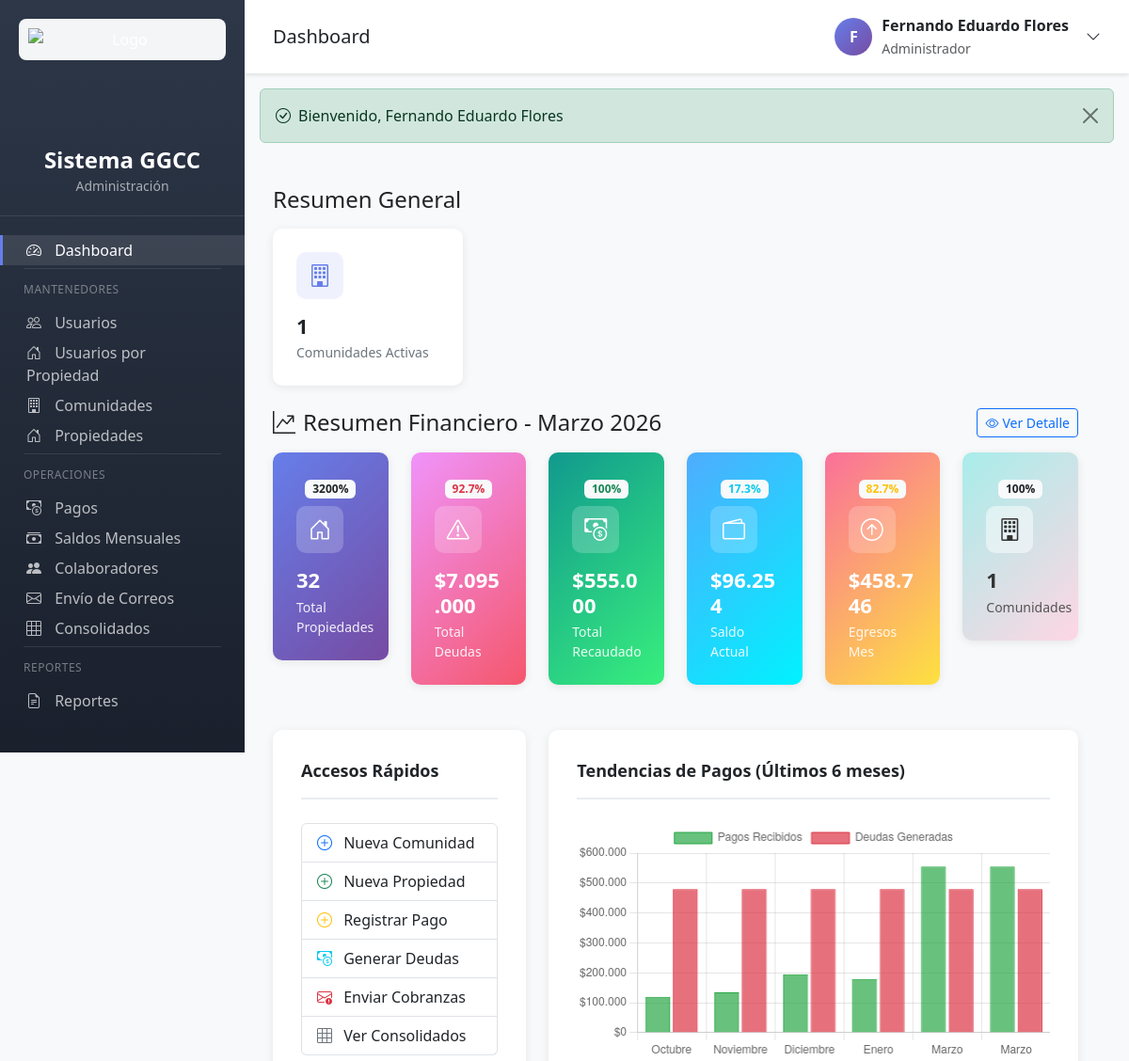
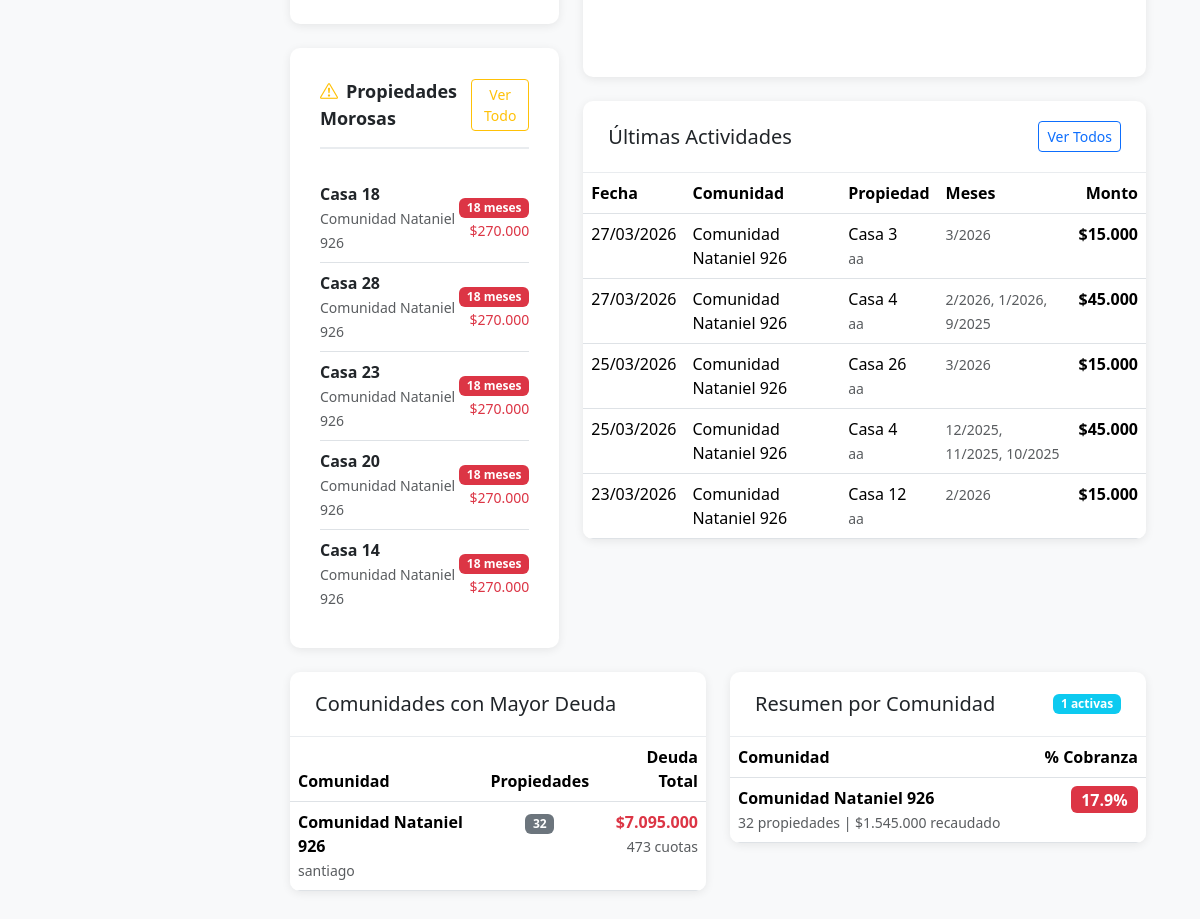
The app's page /index.php (signed in) with its own data (2 pictures, top to bottom).
### tables this page shows
CREATE TABLE `propiedades` (
  `id` int(11) NOT NULL AUTO_INCREMENT,
  `comunidad_id` int(11) NOT NULL,
  `nombre` varchar(100) NOT NULL,
  `tipo` enum('Casa','Departamento','Parcela') NOT NULL,
  `precio_gastos_comunes` decimal(10,2) NOT NULL DEFAULT 0.00,
  `nombre_dueno` varchar(100) NOT NULL,
  `email_dueno` varchar(100) NOT NULL,
  `whatsapp_dueno` varchar(20) DEFAULT NULL,
  `nombre_agente` varchar(100) DEFAULT NULL,
  `email_agente` varchar(100) DEFAULT NULL,
  `whatsapp_agente` varchar(20) DEFAULT NULL,
  `saldo` decimal(10,2) DEFAULT 0.00,
  `activo` tinyint(1) DEFAULT 1,
  `created_at` timestamp NOT NULL DEFAULT current_timestamp(),
  `updated_at` timestamp NOT NULL DEFAULT current_timestamp() ON UPDATE current_timestamp(),
  PRIMARY KEY (`id`),
  KEY `idx_comunidad` (`comunidad_id`),
  KEY `idx_tipo` (`tipo`),
  KEY `idx_activo` (`activo`),
  KEY `idx_email_dueno` (`email_dueno`),
  CONSTRAINT `propiedades_ibfk_1` FOREIGN KEY (`comunidad_id`) REFERENCES `comunidades` (`id`) ON DELETE CASCADE
);

CREATE TABLE `comunidades` (
  `id` int(11) NOT NULL AUTO_INCREMENT,
  `nombre` varchar(150) NOT NULL,
  `direccion` text NOT NULL,
  `pais` varchar(50) DEFAULT 'Chile',
  `region` varchar(100) NOT NULL,
  `comuna` varchar(100) NOT NULL,
  `nombre_presidente` varchar(100) NOT NULL,
  `whatsapp_presidente` varchar(20) DEFAULT NULL,
  `email_presidente` varchar(100) DEFAULT NULL,
  `activo` tinyint(1) DEFAULT 1,
  `created_at` timestamp NOT NULL DEFAULT current_timestamp(),
  `updated_at` timestamp NOT NULL DEFAULT current_timestamp() ON UPDATE current_timestamp(),
  PRIMARY KEY (`id`),
  KEY `idx_nombre` (`nombre`),
  KEY `idx_activo` (`activo`),
  KEY `idx_comuna` (`comuna`)
);

CREATE TABLE `pagos` (
  `id` int(11) NOT NULL AUTO_INCREMENT,
  `propiedad_id` int(11) NOT NULL,
  `fecha` date NOT NULL,
  `monto` decimal(10,2) NOT NULL,
  `observaciones` text DEFAULT NULL,
  `saldo_utilizado` decimal(10,2) DEFAULT 0.00,
  `recibo_generado` tinyint(1) DEFAULT 0,
  `recibo_path` varchar(255) DEFAULT NULL,
  `created_at` timestamp NOT NULL DEFAULT current_timestamp(),
  `updated_at` timestamp NOT NULL DEFAULT current_timestamp() ON UPDATE current_timestamp(),
  PRIMARY KEY (`id`),
  KEY `idx_propiedad` (`propiedad_id`),
  KEY `idx_fecha` (`fecha`),
  KEY `idx_created_at` (`created_at`),
  CONSTRAINT `pagos_ibfk_1` FOREIGN KEY (`propiedad_id`) REFERENCES `propiedades` (`id`) ON DELETE CASCADE
);

### app/views/dashboard/index.php (the view, shortened to what the rows shown need)
<?php
require_once __DIR__ . '/../partials/header.php';
?>
<div class="row mb-4">
<?php if (getUserRole() !== 'propietario'): ?>
<div class="row">
    <div class="col-md-4 mb-4">
        <div class="form-section mt-4">
            <?php if (empty($propiedadesMorosas)): ?>
                <div class="text-center text-muted py-3">
                    <i class="bi bi-check-circle display-6 text-success"></i>
                    <p class="mb-0 mt-2">No hay propiedades morosas</p>
                </div>
            <?php else: ?>
                <div class="list-group list-group-flush">
                    <?php foreach (array_slice($propiedadesMorosas, 0, 5) as $morosa): ?>
                        <div class="list-group-item px-0">
                            <div class="d-flex justify-content-between align-items-center">
                                <div>
                                    <strong><?= e($morosa['propiedad_nombre']) ?></strong><br>
                                    <small class="text-muted"><?= e($morosa['comunidad_nombre']) ?></small>
                                </div>
                                <div class="text-end">
                                    <span class="badge bg-danger"><?= $morosa['meses_adeudados'] ?> meses</span><br>
                                    <small class="text-danger"><?= formatMoney((float)$morosa['total_adeudado']) ?></small>
                                </div>
                            </div>
                        </div>
                    <?php endforeach; ?>
                </div>
            <?php endif; ?>
        </div>
    </div>
    <div class="col-md-8 mb-4">
        <div class="table-container">
            <div class="table-body">
                <table class="table table-hover mb-0">
                    <thead>
                        <tr>
                            <th>Fecha</th>
                            <th>Comunidad</th>
                            <th>Propiedad</th>
                            <th>Meses</th>
                            <th class="text-end">Monto</th>
                        </tr>
                    </thead>
                    <tbody>
                        <?php if (empty($ultimasActividades)): ?>
                            <tr>
                                <td colspan="5" class="text-center text-muted py-4">
                                    No hay actividades recientes
                                </td>
                            </tr>
                        <?php else: ?>
                            <?php foreach ($ultimasActividades as $actividad): ?>
                                <tr>
                                    <td><?= formatDate($actividad['fecha']) ?></td>
                                    <td><?= e($actividad['comunidad_nombre']) ?></td>
                                    <td>
                                        <?= e($actividad['propiedad_nombre']) ?><br>
                                        <small class="text-muted"><?= e($actividad['nombre_dueno']) ?></small>
                                    </td>
                                    <td>
                                        <small class="text-muted">
                                            <?= $actividad['meses_pagados'] ? str_replace('-', '/', $actividad['meses_pagados']) : 'N/A' ?>
                                        </small>
                                    </td>
                                    <td class="text-end fw-bold"><?= formatMoney((float)$actividad['monto']) ?></td>
                                </tr>
                            <?php endforeach; ?>
                        <?php endif; ?>
                    </tbody>
                </table>
            </div>
        </div>
    </div>
</div>
<?php endif; ?>
<?php if (getUserRole() !== 'propietario'): ?>
<div class="row">
    <div class="col-md-6 mb-4">
        <div class="table-container">
            <div class="table-body">
                <table class="table table-hover mb-0">
                    <thead>
                        <tr>
                            <th>Comunidad</th>
                            <th class="text-center">Propiedades</th>
                            <th class="text-end">Deuda Total</th>
                        </tr>
                    </thead>
                    <tbody>
                        <?php if (empty($comunidadesDeuda)): ?>
                            <tr>
                                <td colspan="3" class="text-center text-muted py-4">
                                    No hay deudas pendientes
                                </td>
                            </tr>
                        <?php else: ?>
                            <?php foreach ($comunidadesDeuda as $comunidad): ?>
                                <tr>
                                    <td>
                                        <strong><?= e($comunidad['nombre']) ?></strong><br>
                                        <small class="text-muted"><?= e($comunidad['comuna']) ?></small>
                                    </td>
                                    <td class="text-center">
                                        <span class="badge bg-secondary"><?= $comunidad['total_propiedades'] ?></span>
                                    </td>
                                    <td class="text-end">
                                        <span class="text-danger fw-bold"><?= formatMoney((float)$comunidad['total_deuda']) ?></span><br>
                                        <small class="text-muted"><?= $comunidad['deudas_pendientes'] ?> cuotas</small>
                                    </td>
                                </tr>
                            <?php endforeach; ?>
                        <?php endif; ?>
                    </tbody>
                </table>
            </div>
        </div>
    </div>
    <div class="col-md-6 mb-4">
        <div class="table-container">
            <div class="table-body" style="max-height: 400px; overflow-y: auto;">
                <table class="table table-hover mb-0">
                    <thead>
                        <tr>
                            <th>Comunidad</th>
                            <th class="text-end">% Cobranza</th>
                        </tr>
                    </thead>
                    <tbody>
                        <?php if (empty($resumenComunidades)): ?>
                            <tr>
                                <td colspan="2" class="text-center text-muted py-4">
                                    No hay comunidades registradas
                                </td>
                            </tr>
                        <?php else: ?>
                            <?php foreach (array_slice($resumenComunidades, 0, 10) as $resumen): ?>
                                <tr>
                                    <td>
                                        <strong><?= e($resumen['nombre']) ?></strong><br>
                                        <small class="text-muted">
                                            <?= $resumen['total_propiedades'] ?> propiedades |
                                            <?= formatMoney((float)$resumen['total_pagado']) ?> recaudado
                                        </small>
                                    </td>
                                    <td class="text-end">
                                        <?php
                                        $porcentaje = (float)($resumen['porcentaje_cobranza'] ?? 0);
                                        $badgeClass = $porcentaje >= 80 ? 'success' : ($porcentaje >= 50 ? 'warning' : 'danger');
                                        ?>
                                        <span class="badge bg-<?= $badgeClass ?> fs-6"><?= number_format($porcentaje, 1) ?>%</span>
                                    </td>
                                </tr>
                            <?php endforeach; ?>
                        <?php endif; ?>
                    </tbody>
                </table>
            </div>
        </div>
    </div>
</div>
<?php endif; ?>
<script>
document.addEventListener('DOMContentLoaded', function() {
    const ctx = document.getElementById('tendenciasChart').getContext('2d');
    new Chart(ctx, {
        type: 'bar',
        data: {
            labels: <?= json_encode($labelsGrafico) ?>,
            datasets: [
                {
                    label: 'Pagos Recibidos',
                    data: <?= json_encode($datosPagos) ?>,
                    backgroundColor: 'rgba(40, 167, 69, 0.7)',
                    borderColor: 'rgba(40, 167, 69, 1)',
                    borderWidth: 1
                },
                {
                    label: 'Deudas Generadas',
                    data: <?= json_encode($datosDeudas) ?>,
                    backgroundColor: 'rgba(220, 53, 69, 0.7)',
                    borderColor: 'rgba(220, 53, 69, 1)',
                    borderWidth: 1
                }
            ]
        },
        options: {
            responsive: true,
            maintainAspectRatio: true,
            aspectRatio: 2,
            scales: {
                y: {
                    beginAtZero: true,
                    ticks: {
                        callback: function(value) {
                            return '$' + value.toLocaleString('es-CL');
                        }
                    }
                }
            },
            plugins: {
                legend: {
                    position: 'top',
                },
                tooltip: {
                    callbacks: {
                        label: function(context) {
                            return context.dataset.label + ': $' + context.raw.toLocaleString('es-CL');
                        }
                    }
                }
            }
        }
    });
});
</script>
<?php require_once __DIR__ . '/../partials/footer.php'; ?>

### records on screen
propiedades: nombre "Casa 18", comunidad.nombre "Comunidad Nataniel 926", meses_adeudados "18", total_adeudado "$270.000"
propiedades: nombre "Casa 28", comunidad.nombre "Comunidad Nataniel 926", meses_adeudados "18", total_adeudado "$270.000"
propiedades: nombre "Casa 23", comunidad.nombre "Comunidad Nataniel 926", meses_adeudados "18", total_adeudado "$270.000"
propiedades: nombre "Casa 20", comunidad.nombre "Comunidad Nataniel 926", meses_adeudados "18", total_adeudado "$270.000"
propiedades: nombre "Casa 14", comunidad.nombre "Comunidad Nataniel 926", meses_adeudados "18", total_adeudado "$270.000"
pagos: fecha "27/03/2026", comunidades.nombre "Comunidad Nataniel 926", propiedad.nombre "Casa 3", propiedad.nombre_dueno "aa", meses_pagados "3/2026", monto "$15.000"
pagos: fecha "27/03/2026", comunidades.nombre "Comunidad Nataniel 926", propiedad.nombre "Casa 4", propiedad.nombre_dueno "aa", meses_pagados "2/2026, 1/2026, 9/2025", monto "$45.000"
pagos: fecha "25/03/2026", comunidades.nombre "Comunidad Nataniel 926", propiedad.nombre "Casa 26", propiedad.nombre_dueno "aa", meses_pagados "3/2026", monto "$15.000"
pagos: fecha "25/03/2026", comunidades.nombre "Comunidad Nataniel 926", propiedad.nombre "Casa 4", propiedad.nombre_dueno "aa", meses_pagados "12/2025, 11/2025, 10/2025", monto "$45.000"
pagos: fecha "23/03/2026", comunidades.nombre "Comunidad Nataniel 926", propiedad.nombre "Casa 12", propiedad.nombre_dueno "aa", meses_pagados "2/2026", monto "$15.000"
comunidades: nombre "Comunidad Nataniel 926", comuna "santiago", total_propiedades "32", total_deuda "$7.095.000", deudas_pendientes "473", total_pagado "$1.545.000", porcentaje "17.9"

### other values on screen
APP_NAME "Sistema GGCC"
$title "Dashboard"
substr($_SESSION['user_nombre'] ?? 'A', 0, 1) "F"
$_SESSION['user_nombre'] "Fernando Eduardo Flores"
$_SESSION['user_rol'] "Administrador"
$success "Bienvenido, Fernando Eduardo Flores"
$metricas['total_comunidades'] "1"
$pctProp "3200"
$totalProp "32"
$pctDeuda "92.7"
formatMoney($totalDeuda) "$7.095.000"
formatMoney($totalRecaudado) "$555.000"
$pctSaldo "17.3"
formatMoney($saldoActual) "$96.254"
$pctEgresos "82.7"
